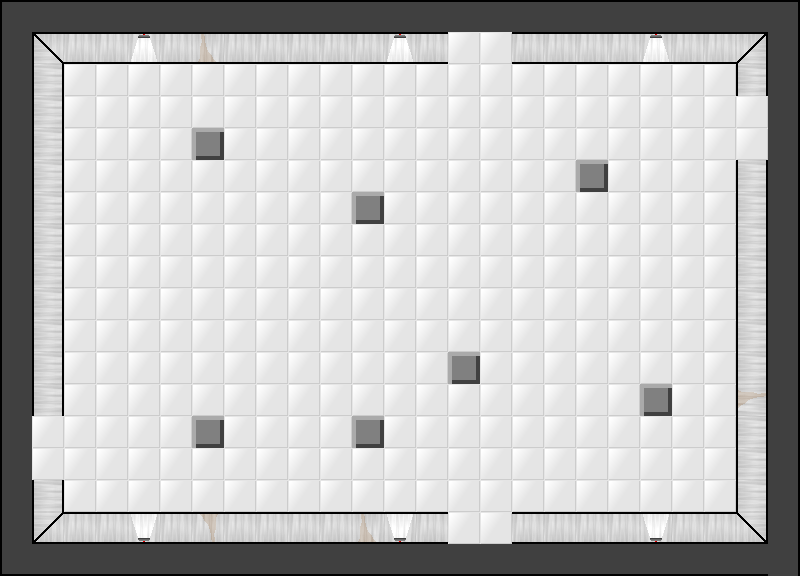

A 2D game scene composited from a Tiled map and its tileset images. What follows is a short description and the map's XML, with each tile layer's data collapsed to a summary:
An orthogonal 25x18 tile map with 32x32 px tiles, 2 tile layers (Tile Layer 2, Tile Layer 1) and 62 objects (40x hiddenpit, 16x pit, 4x door, 2x sign).

<map version="1.0" orientation="orthogonal" width="25" height="18" tilewidth="32" tileheight="32">
 <tileset firstgid="1" name="room_tileset" tilewidth="32" tileheight="32">
  <image source="../graphics/room_tileset.png" width="192" height="256" />
 </tileset>
 <layer name="Tile Layer 2" width="25" height="18">
  <data>[450 cells, 450 non-empty, 1 distinct tile ids]</data>
 </layer>
 <layer name="Tile Layer 1" width="25" height="18">
  <data>[450 cells, 155 non-empty, 19 distinct tile ids]</data>
 </layer>
 <objectgroup name="Object Layer 1" width="25" height="18">
  <object name="Door" type="door" x="32" y="416" width="32" height="64" />
  <object name="door" type="door" x="736" y="96" width="32" height="64" />
  <object name="Hidden Pit" type="pit" x="192" y="64" width="32" height="32" />
  <object name="Hidden Pit" type="hiddenpit" x="192" y="352" width="32" height="32" />
  <object name="Hidden Pit" type="hiddenpit" x="192" y="384" width="32" height="32" />
  <object name="Hidden Pit" type="hiddenpit" x="128" y="416" width="32" height="32" />
  <object name="Hidden Pit" type="hiddenpit" x="160" y="416" width="32" height="32" />
  <object name="Hidden Pit" type="hiddenpit" x="224" y="416" width="32" height="32" />
  <object name="Hidden Pit" type="hiddenpit" x="256" y="416" width="32" height="32" />
  <object name="Hidden Pit" type="hiddenpit" x="288" y="416" width="32" height="32" />
  <object name="Hidden Pit" type="hiddenpit" x="320" y="416" width="32" height="32" />
  <object name="Hidden Pit" type="hiddenpit" x="192" y="448" width="32" height="32" />
  <object name="Hidden Pit" type="hiddenpit" x="192" y="480" width="32" height="32" />
  <object name="Hidden Pit" type="hiddenpit" x="352" y="448" width="32" height="32" />
  <object name="Hidden Pit" type="hiddenpit" x="352" y="480" width="32" height="32" />
  <object name="Hidden Pit" type="hiddenpit" x="352" y="384" width="32" height="32" />
  <object name="Hidden Pit" type="hiddenpit" x="352" y="352" width="32" height="32" />
  <object name="Hidden Pit" type="hiddenpit" x="416" y="416" width="32" height="32" />
  <object name="Hidden Pit" type="hiddenpit" x="384" y="416" width="32" height="32" />
  <object name="Hidden Pit" type="hiddenpit" x="448" y="416" width="32" height="32" />
  <object name="Hidden Pit" type="hiddenpit" x="448" y="384" width="32" height="32" />
  <object name="Hidden Pit" type="hiddenpit" x="416" y="352" width="32" height="32" />
  <object name="Hidden Pit" type="hiddenpit" x="384" y="352" width="32" height="32" />
  <object name="Hidden Pit" type="hiddenpit" x="480" y="352" width="32" height="32" />
  <object name="Hidden Pit" type="hiddenpit" x="512" y="352" width="32" height="32" />
  <object name="Hidden Pit" type="hiddenpit" x="448" y="320" width="32" height="32" />
  <object name="Hidden Pit" type="hiddenpit" x="448" y="288" width="32" height="32" />
  <object name="Hidden Pit" type="hiddenpit" x="352" y="256" width="32" height="32" />
  <object name="Hidden Pit" type="hiddenpit" x="352" y="224" width="32" height="32" />
  <object name="Hidden Pit" type="hiddenpit" x="320" y="192" width="32" height="32" />
  <object name="Hidden Pit" type="hiddenpit" x="384" y="192" width="32" height="32" />
  <object name="Hidden Pit" type="hiddenpit" x="288" y="192" width="32" height="32" />
  <object name="Hidden Pit" type="hiddenpit" x="352" y="160" width="32" height="32" />
  <object name="Hidden Pit" type="hiddenpit" x="352" y="128" width="32" height="32" />
  <object name="Hidden Pit" type="hiddenpit" x="416" y="192" width="32" height="32" />
  <object name="Hidden Pit" type="hiddenpit" x="512" y="160" width="32" height="32" />
  <object name="Hidden Pit" type="hiddenpit" x="544" y="160" width="32" height="32" />
  <object name="Hidden Pit" type="hiddenpit" x="576" y="128" width="32" height="32" />
  <object name="Hidden Pit" type="hiddenpit" x="576" y="96" width="32" height="32" />
  <object name="Hidden Pit" type="hiddenpit" x="576" y="192" width="32" height="32" />
  <object name="Hidden Pit" type="hiddenpit" x="576" y="224" width="32" height="32" />
  <object name="Hidden Pit" type="hiddenpit" x="608" y="160" width="32" height="32" />
  <object name="Hidden Pit" type="hiddenpit" x="640" y="160" width="32" height="32" />
  <object name="Hidden Pit" type="pit" x="192" y="96" width="32" height="32" />
  <object name="Hidden Pit" type="pit" x="224" y="128" width="32" height="32" />
  <object name="Hidden Pit" type="pit" x="160" y="128" width="32" height="32" />
  <object name="Hidden Pit" type="pit" x="128" y="128" width="32" height="32" />
  <object name="Hidden Pit" type="pit" x="192" y="160" width="32" height="32" />
  <object name="Hidden Pit" type="pit" x="256" y="128" width="32" height="32" />
  <object name="Hidden Pit" type="pit" x="192" y="192" width="32" height="32" />
  <object name="Hidden Pit" type="pit" x="640" y="352" width="32" height="32" />
  <object name="Hidden Pit" type="pit" x="640" y="448" width="32" height="32" />
  <object name="Hidden Pit" type="pit" x="608" y="384" width="32" height="32" />
  <object name="Hidden Pit" type="pit" x="640" y="416" width="32" height="32" />
  <object name="Hidden Pit" type="pit" x="672" y="384" width="32" height="32" />
  <object name="Hidden Pit" type="pit" x="704" y="384" width="32" height="32" />
  <object name="Hidden Pit" type="pit" x="576" y="384" width="32" height="32" />
  <object name="Hidden Pit" type="pit" x="640" y="320" width="32" height="32" />
  <object type="door" x="448" y="32" width="64" height="32" />
  <object type="door" x="448" y="512" width="64" height="32" />
  <object name="Running does not increase your chance of success." type="sign" x="160" y="160" width="32" height="32">
   <properties>
    <property name="text" value="Running does not increase your chance of success." />
   </properties>
  </object>
  <object name="Running does not increase your chance of success." type="sign" x="544" y="192" width="32" height="32">
   <properties>
    <property name="text" value="Running does not increase your chance of success." />
   </properties>
  </object>
 </objectgroup>
</map>
